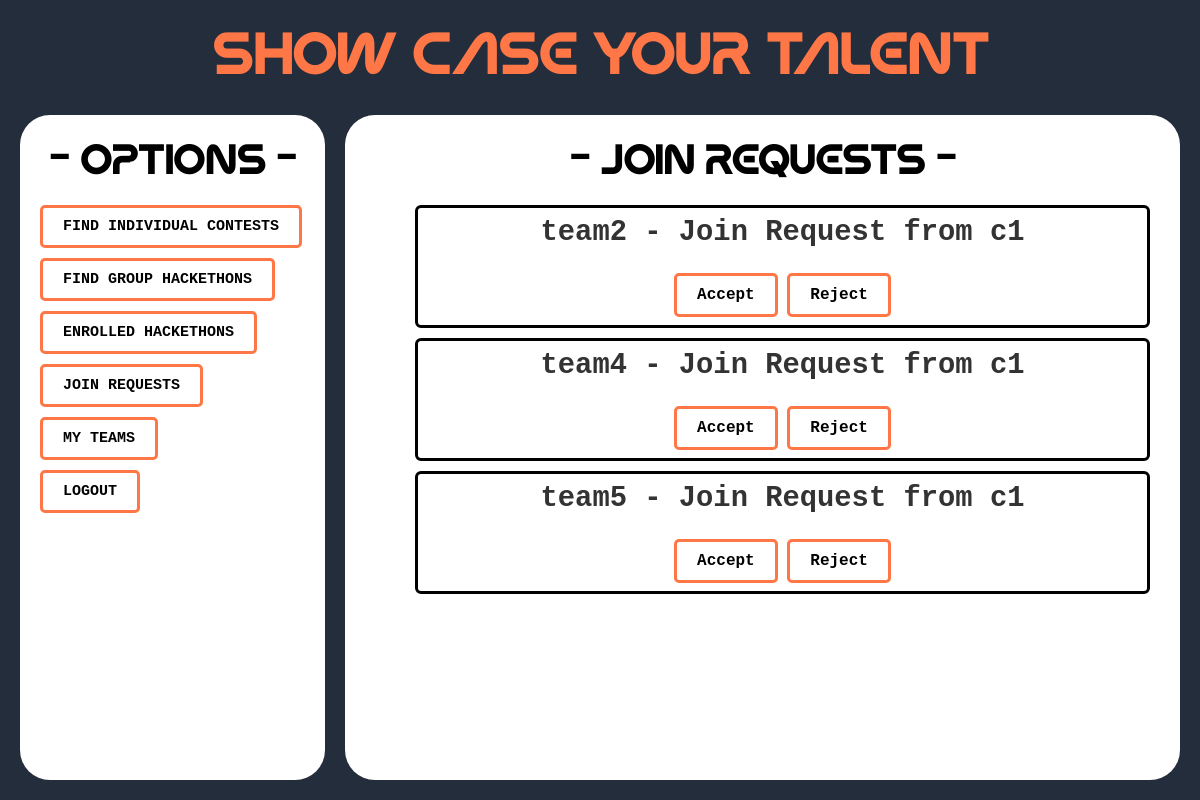
Page /competitor/join-requests/ (signed in) on the earlier database version.
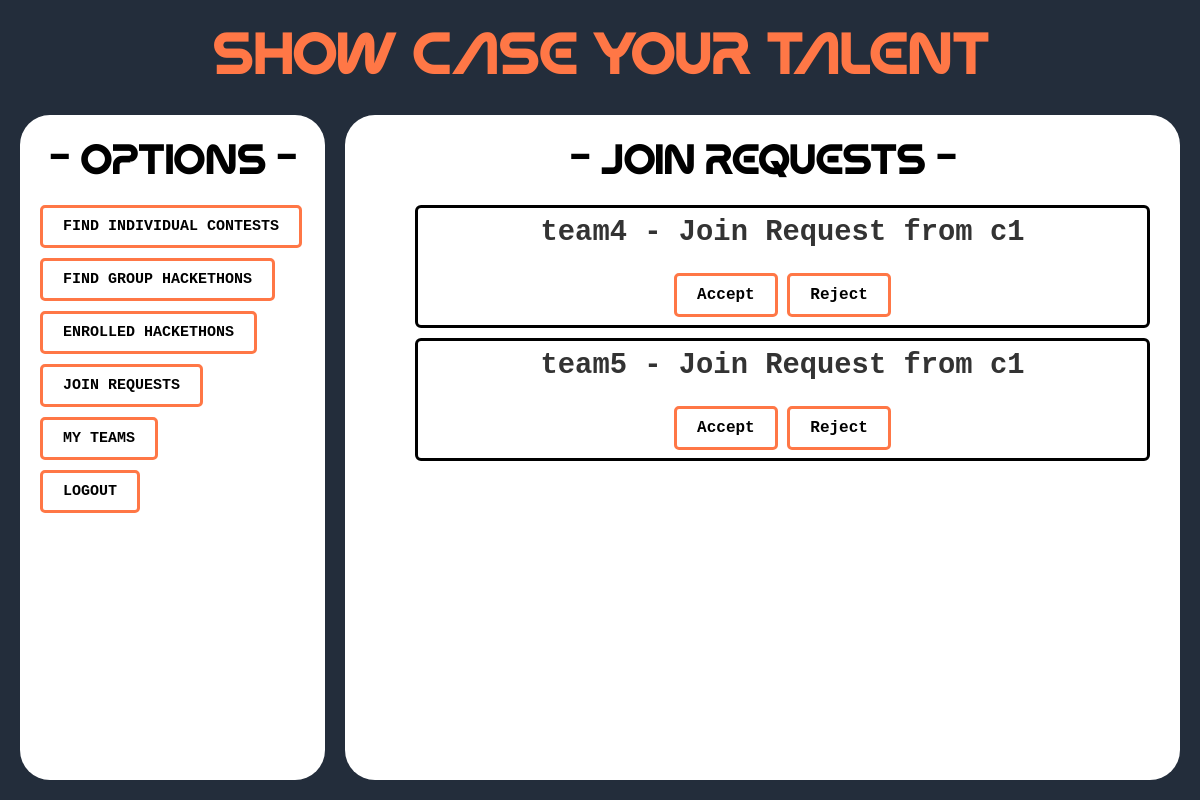
Same page on the later database version.
### competitor/models.py (models this page shows, shortened)
class JoinRequest(models.Model):
    PENDING = 'pending'
    ACCEPTED = 'accepted'
    DECLINED = 'declined'
    STATUS_CHOICES = [
        (PENDING, 'Pending'),
        (ACCEPTED, 'Accepted'),
        (DECLINED, 'Declined'),
    ]
    team = models.ForeignKey(Team, on_delete=models.CASCADE, related_name='join_requests')
    user = models.ForeignKey(User, on_delete=models.CASCADE, related_name='join_requests')
    status = models.CharField(max_length=10, choices=STATUS_CHOICES, default=PENDING)
    created_at = models.DateTimeField(auto_now_add=True)

class Team(models.Model):
    name = models.CharField(max_length=255, unique=True)
    team_admin = models.ForeignKey(
        User,
        on_delete=models.CASCADE,
        related_name='admin_teams'
    )  # The user who created the team (must be a competitor)
    members = models.ManyToManyField(
        User,
        related_name='team_members',
        blank=True
    )
    created_at = models.DateTimeField(auto_now_add=True)  # Timestamp of creation

### accounts/models.py (models this page shows)
class CustomUser(AbstractUser):
    USER_TYPES = [
        ('host', 'Hackathon Host'),
        ('competitor', 'Competitor'),
    ]
    user_type = models.CharField(max_length=10, choices=USER_TYPES, default='competitor')

### competitor/views.py (the view)
# urls.py: path('join-requests/', views.view_join_requests, name='view_join_requests'),
@login_required
def view_join_requests(request):
    pending_requests = JoinRequest.objects.filter(user=request.user, status='pending')
    return render(request, 'competitor/view_join_requests.html', {'pending_requests': pending_requests})

### templates/competitor/view_join_requests.html
{% extends "competitor/competitor_dashboard.html" %}
{% block right_div %}
    <h1 style="color:black;text-align: center;">- Join Requests -</h1>
    <div style="text-align: center; margin-top: 16px;width:100%;">
        {% if pending_requests %}
            <ul style="list-style-type: none;">
                {% for request in pending_requests %}
                    <li style="border:solid;border-radius:6px;margin:10px;padding:8px;background-color:white;">
                        <h2><strong>{{ request.team.name }}</strong> - Join Request from {{ request.user.username }}</h2>
                        <a href="{% url 'competitor:accept_join_request' request.id %}" class="btn-link">Accept</a>
                        <a href="{% url 'competitor:reject_join_request' request.id %}" class="btn-link">Reject</a>
                    </li>
                {% endfor %}
            </ul>
        {% else %}
            <p>No pending join requests.</p>
        {% endif %}
    </div>
{% endblock %}

Differences in the rows shown:
no longer on this page (row edited): JoinRequest: team.name "team2", user.username "c1"
